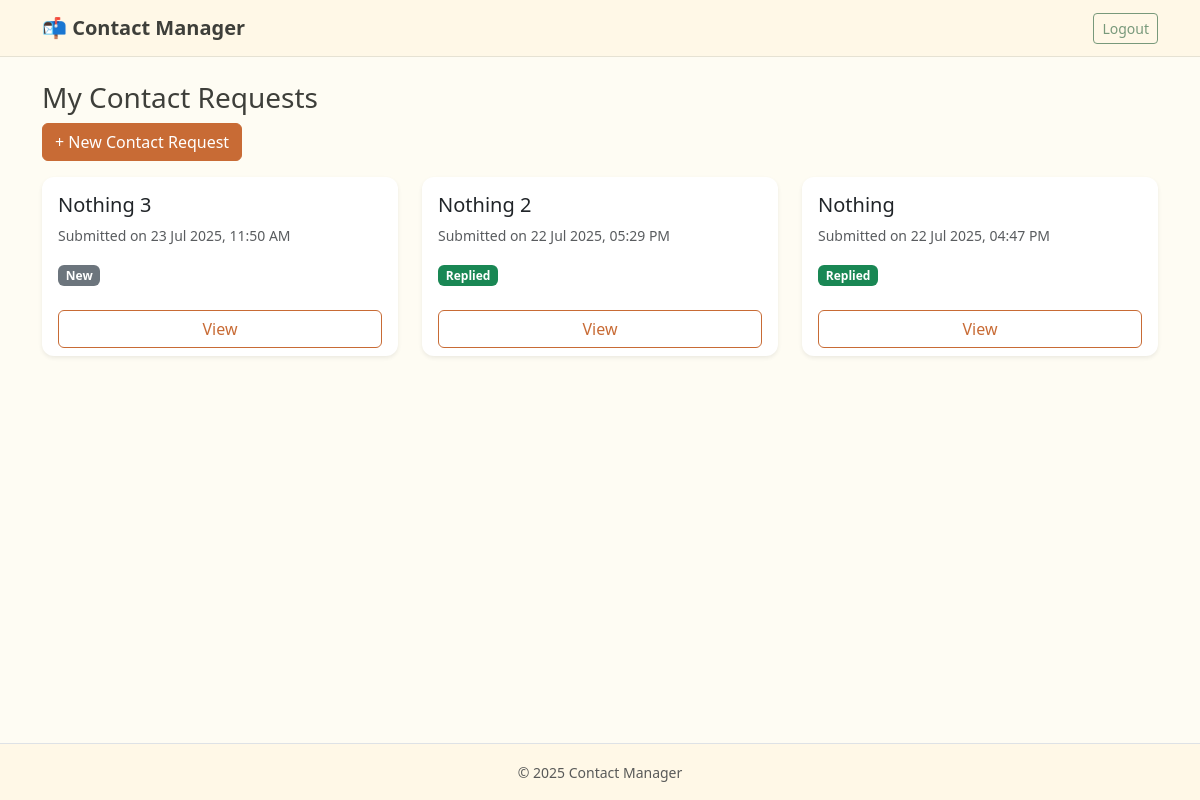
/user/dashboard.php (signed in), run on the app's committed database.
### tables this page shows
CREATE TABLE `contact_requests` (
  `id` int(10) UNSIGNED NOT NULL,
  `user_id` int(10) UNSIGNED NOT NULL,
  `subject` varchar(255) NOT NULL,
  `message` text NOT NULL,
  `status` enum('new','replied') DEFAULT 'new',
  `created_at` datetime DEFAULT current_timestamp()
);

### user/dashboard.php (the view, shortened to what this page needs)
<?php
require_once("../includes/db.php");
require_once("../includes/header.php");
$stmt = $conn->prepare("SELECT * FROM contact_requests WHERE user_id = ? ORDER BY created_at DESC");
$stmt->execute([$_SESSION['user_id']]);
$requests = $stmt->fetchAll(PDO::FETCH_ASSOC);
?>
<h3>My Contact Requests</h3>
<a href="contact.php" class="btn btn-p mb-3">+ New Contact Request</a>
<?php if (count($requests) == 0): ?>
  <div class="alert alert-info">You haven't submitted any contact requests yet.</div>
<?php else: ?>
  <div class="row">
    <?php foreach ($requests as $req): ?>
      <div class="col-md-6 col-lg-4 mb-4">
        <div class="card shadow-sm h-100">
          <div class="card-body">
            <h5 class="card-title"><?= htmlspecialchars($req['subject']) ?></h5>
            <p class="card-text small text-muted">Submitted on <?= date('d M Y, h:i A', strtotime($req['created_at'])) ?>
            </p>
            <span class="badge bg-<?= $req['status'] === 'new' ? 'secondary' : 'success' ?>">
              <?= ucfirst($req['status']) ?>
            </span>
          </div>
          <div class="card-footer bg-transparent border-top-0">
            <a href="view.php?id=<?= $req['id'] ?>" class="btn btn-outline-p w-100">View</a>
          </div>
        </div>
      </div>
    <?php endforeach; ?>
  </div>
<?php endif; ?>
<?php include("../includes/footer.php"); ?>

### assets/styles/style.css (style rules this page uses)
body { background-color: #fefcf3 !important; color: #3e3f3a !important; font-family: 'Segoe UI', sans-serif; }
html, body { height: 100%; margin: 0; }
.btn-p { background-color: #c86b35; border-color: #c86b35; color: #fff; }
.btn-outline-p { color: #c86b35; border-color: #c86b35; }
.card { background-color: #ffffff; border: none; border-radius: 12px; box-shadow: 0 4px 16px rgba(0, 0, 0, 0.06); }
.badge.bg-success { background-color: #92ad94; color: #fff; }
.badge.bg-secondary { background-color: #c86b35; color: #fff; }
a { color: #c86b35; }

### data on the page
contact_requests: subject "Nothing 3", created_at "23 Jul 2025, 11:50 AM", status "New"
contact_requests: subject "Nothing 2", created_at "22 Jul 2025, 05:29 PM", status "Replied"
contact_requests: subject "Nothing", created_at "22 Jul 2025, 04:47 PM", status "Replied"
